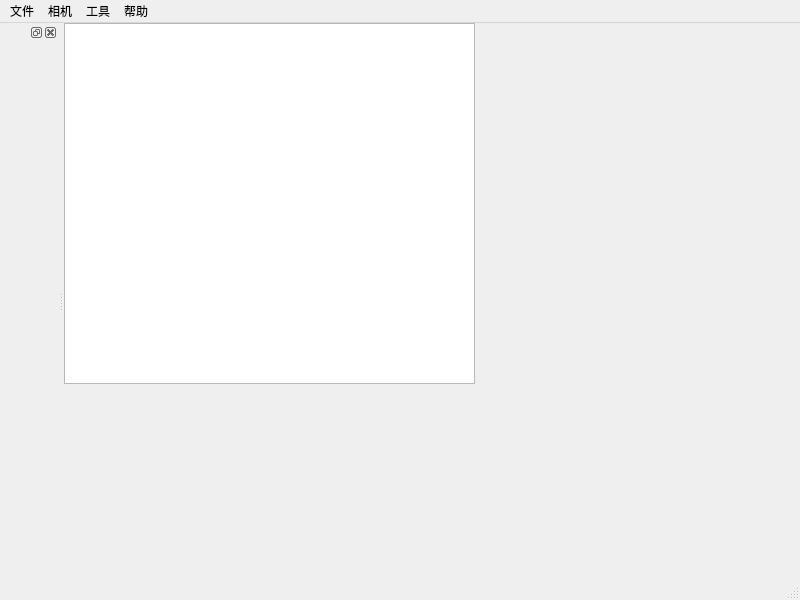
<?xml version="1.0" encoding="UTF-8"?>
<ui version="4.0">
 <class>MainWindow</class>
 <widget class="QMainWindow" name="MainWindow">
  <property name="geometry">
   <rect>
    <x>0</x>
    <y>0</y>
    <width>800</width>
    <height>600</height>
   </rect>
  </property>
  <property name="windowTitle">
   <string>MainWindow</string>
  </property>
  <widget class="QWidget" name="centralwidget">
   <widget class="QGraphicsView" name="graphicsView">
    <property name="geometry">
     <rect>
      <x>0</x>
      <y>0</y>
      <width>411</width>
      <height>361</height>
     </rect>
    </property>
   </widget>
   <widget class="QWidget" name="gridLayoutWidget">
    <property name="geometry">
     <rect>
      <x>0</x>
      <y>0</y>
      <width>411</width>
      <height>361</height>
     </rect>
    </property>
    <layout class="QGridLayout" name="gridLayout"/>
   </widget>
  </widget>
  <widget class="QMenuBar" name="menubar">
   <property name="geometry">
    <rect>
     <x>0</x>
     <y>0</y>
     <width>800</width>
     <height>20</height>
    </rect>
   </property>
   <widget class="QMenu" name="menu">
    <property name="title">
     <string>文件</string>
    </property>
    <addaction name="actiontest"/>
   </widget>
   <widget class="QMenu" name="menu_2">
    <property name="title">
     <string>相机</string>
    </property>
   </widget>
   <widget class="QMenu" name="menu_3">
    <property name="title">
     <string>工具</string>
    </property>
   </widget>
   <widget class="QMenu" name="menu_4">
    <property name="title">
     <string>帮助</string>
    </property>
   </widget>
   <addaction name="menu"/>
   <addaction name="menu_2"/>
   <addaction name="menu_3"/>
   <addaction name="menu_4"/>
  </widget>
  <widget class="QStatusBar" name="statusbar"/>
  <widget class="QDockWidget" name="dockWidget_2">
   <attribute name="dockWidgetArea">
    <number>1</number>
   </attribute>
   <widget class="QWidget" name="dockWidgetContents_4"/>
  </widget>
  <action name="actiontest">
   <property name="text">
    <string>导入图片</string>
   </property>
  </action>
 </widget>
 <resources/>
 <connections/>
</ui>
